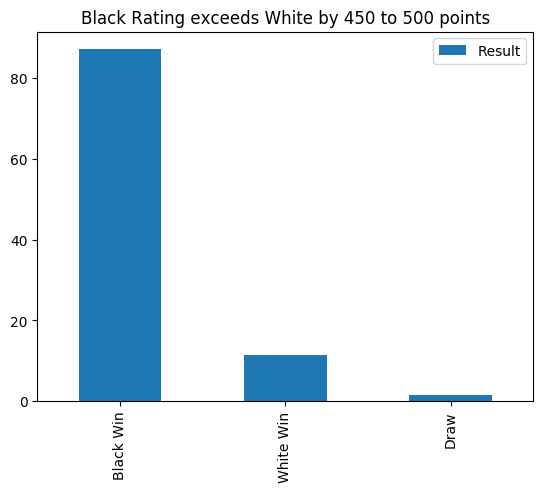
#> input picture charts/chart1.png, 546 x 492 px, found by its file name
$ python show_image.py
#> lines starting #> are read from the running program, lines starting #| are printed output that depends on the picture
import matplotlib.pyplot as plt
import matplotlib.image as mpimg
from matplotlib.widgets import Slider

def update(val):

   #do your update here
   pass

image_path = "charts/chart" + str(1) + ".png"
img=mpimg.imread(image_path)
#> img is the input picture: shape (492, 546, 4) float32; mean R, G, B, A 0.874, 0.917, 0.947, 1
plt.axis('off')
plt.imshow(img)

cat_plot = plt.axes([0.13, 0.02, 0.75, 0.02])
samp = Slider(cat_plot, 'Categ', 1.0, 10.0, valinit=1.0)
samp.on_changed(update)

plt.show()
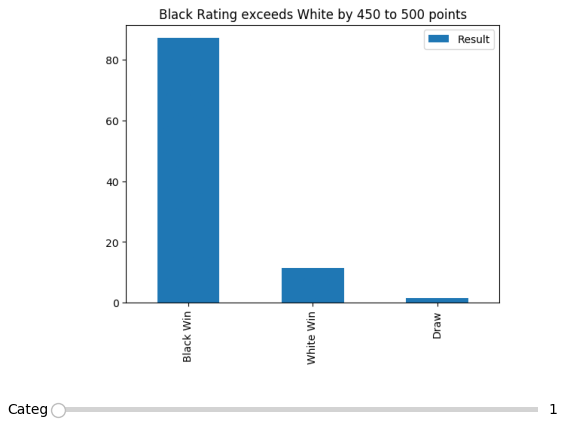
#> figure drawn by matplotlib, 2 panels

$ run again, with charts/chart0.png copied over charts/chart1.png
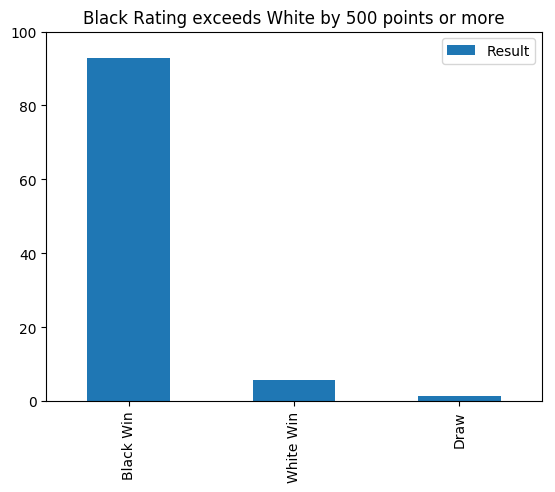
#> input picture charts/chart0.png, 555 x 492 px, found by its file name
#> img is the input picture: shape (492, 555, 4) float32; mean R, G, B, A 0.884, 0.923, 0.95, 1
#> `plt.show()`:
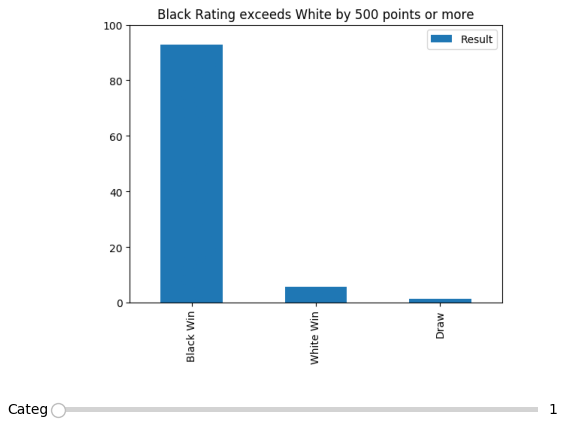
#> figure drawn by matplotlib, 2 panels

$ run again, with charts/chart10.png copied over charts/chart1.png
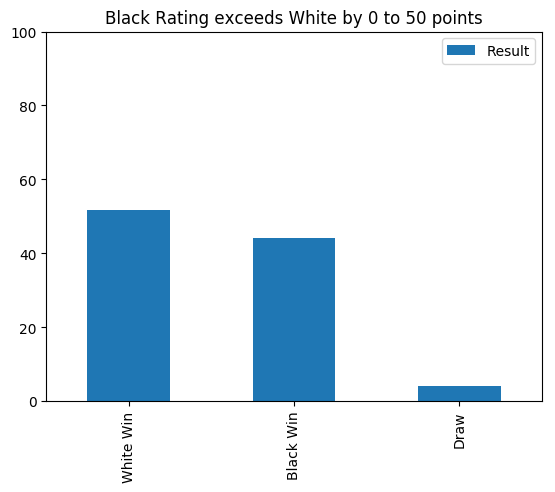
#> input picture charts/chart10.png, 555 x 492 px, found by its file name
#> img is the input picture: shape (492, 555, 4) float32; mean R, G, B, A 0.885, 0.924, 0.95, 1
#> `plt.show()`:
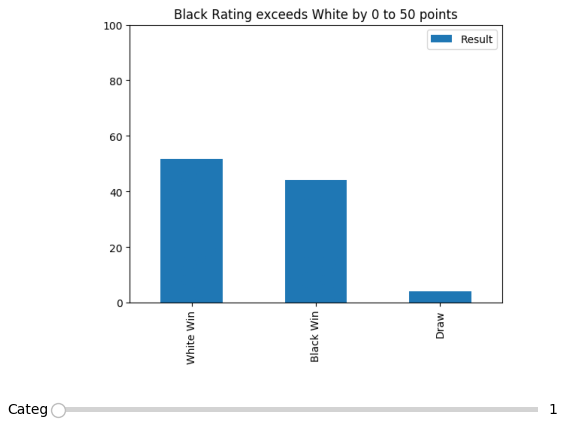
#> figure drawn by matplotlib, 2 panels

$ run again, with charts/chart11.png copied over charts/chart1.png
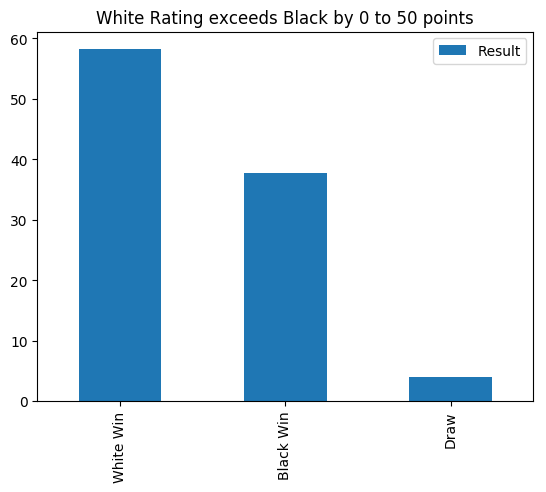
#> input picture charts/chart11.png, 546 x 492 px, found by its file name
#> img is the input picture: shape (492, 546, 4) float32; mean R, G, B, A 0.82, 0.884, 0.928, 1
#> `plt.show()`:
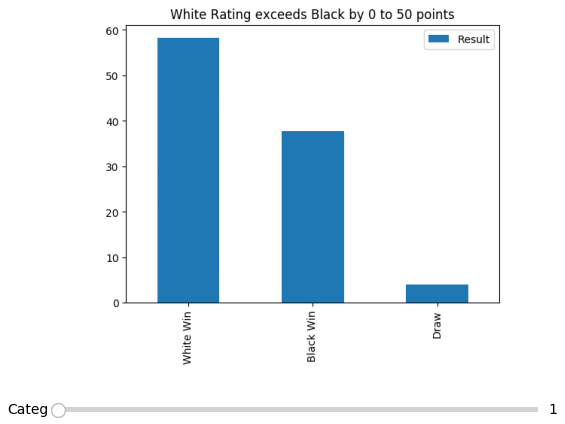
#> figure drawn by matplotlib, 2 panels
